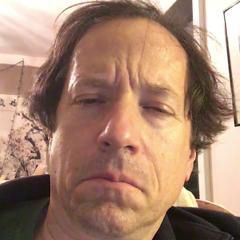
#> input picture frame 6 of Week_5_and_6/bill.avi, 240 x 240 px
$ jupyter execute final_assignment.ipynb   (shell and % lines are left out)
#> lines starting #> are read from the running program, lines starting #| are printed output that depends on the picture
[cell 1]
import numpy as np
from numpy.fft import fft2, ifft2, fftshift, ifftshift
from numpy import angle, real
from numpy import exp, abs, pi, sqrt
import matplotlib.pyplot as plt
import cv2
import scipy.ndimage as ndimage

def imshow(im, cmap='gray'):
    # clip image from 0-1
    im = np.clip(im, 0, 1)
    plt.imshow(im, cmap=cmap)

## Problem 1.a

[cell 2]
# 9x9 images
imSize = 9

# we would like to magnify the change between im1 and im2 by 4x
magnificationFactor = 4;

# horizontal movement from (0, 0) to (0, 1)
im1 = np.zeros([imSize, imSize])
im2 = np.zeros([imSize, imSize])
im1[0,0] = 1
im2[0,1] = 1

ff1 = fftshift(fft2(im1))
ff2 = fftshift(fft2(im2))

plt.figure()
plt.subplot(121)
imshow(im1)
plt.subplot(122)
imshow(im2)

plt.figure()
plt.subplot(121)
imshow(angle(ff1))
plt.subplot(122)
imshow(angle(ff2))
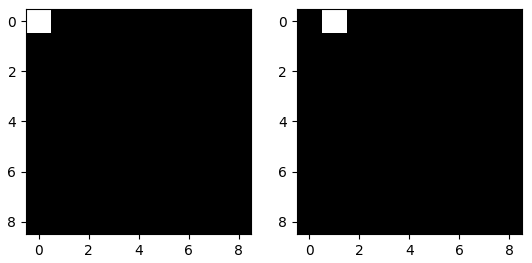
#> figure drawn by matplotlib, 2 panels
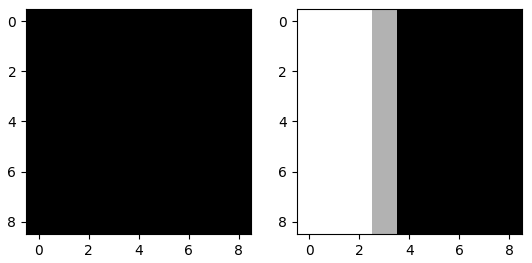
#> figure drawn by matplotlib, 2 panels

### Magnify Change

[cell 3]
def magnifyChange(im1, im2, magnificationFactor):

    # find phase shift in frequency domain
    im1Dft = fft2(im1)
    im2Dft = fft2(im2)
    phaseShift = angle(im2Dft) - angle(im1Dft)

    # magnify the phase change in frequency domain
    magnifiedDft = abs(im2Dft) * np.exp(1j * (angle(im1Dft) + magnificationFactor * phaseShift))

    # what does the magnified phase change cause in image space?
    magnified = ifft2(magnifiedDft).real;

    return magnified

[cell 4]
# Applying the magnifyChange function
magnified_image = magnifyChange(im1, im2, magnificationFactor)

# Plotting the result
plt.figure()
plt.imshow(magnified_image, cmap='gray')
plt.title('Magnified Image')
plt.show()
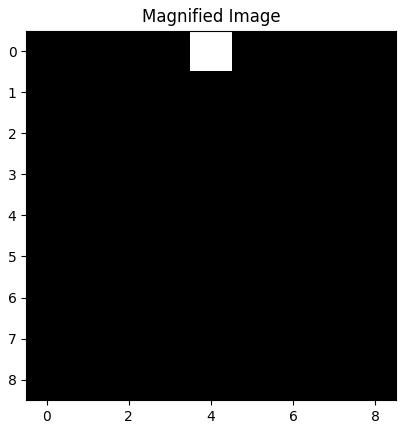
#> figure drawn by matplotlib, 1 panel

**HINT:** If you're not familiar with complex number in python, here's a quickstart.

[cell 5]
# create a complex number
x = 1 + 1j
print("x =", x)
print("x.real", x.real, "x.imag", x.imag)

# magnitude and phase of complex number
mag = abs(x)
phase = angle(x)

print("Magnitude", mag)
print("Phase", phase)

# Euler's formula
y = mag * exp(phase * 1j)
print("y =", y)

[cell 6]
# magnify position change
magnified = magnifyChange(im1, im2, magnificationFactor);

plt.figure(figsize=(12,36))
plt.subplot(131)
imshow(im1); plt.title('im1');

plt.subplot(132)
imshow(im2); plt.title('im2');

plt.subplot(133)
imshow(magnified); plt.title('magnified');
plt.savefig("problem_3a.png", bbox_inches="tight")
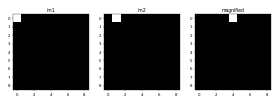
#> figure drawn by matplotlib, 3 panels

## Problem 1.b

[cell 7]
# 9x9 images
imSize = 9

# we would like to magnify the change between im1 and im2 by 4x
magnificationFactor = 4

# horizontal movement from (1, 1) to (1, 2)
# additional vertical movement from (9, 9) to (8, 9)
im1 = np.zeros([imSize, imSize])
im2 = np.zeros([imSize, imSize])
im1[0,0] = 1
im2[0,1] = 1
im1[8,8] = 1
im2[7,8] = 1


### TODO: ENTER YOUR CODE BELOW
### manually edit the expected matrix (currently set as zeros) by creating 1s to show the expected output
expected = np.zeros([imSize, imSize])
expected[0, 3] = 1  # Magnified horizontal movement (4x)
expected[4, 8] = 1  # Magnified vertical movement (4x)


# magnify position change
magnified = magnifyChange(im1, im2, magnificationFactor)


plt.figure(figsize=(12,36))
plt.subplot(141)
imshow(im1); plt.title('im1');

plt.subplot(142)
imshow(im2); plt.title('im2');

plt.subplot(143)
imshow(expected); plt.title('expected');

plt.subplot(144)
imshow(magnified); plt.title('magnified');
plt.savefig("problem_3b.png", bbox_inches="tight")
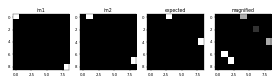
#> figure drawn by matplotlib, 4 panels

plt.show()

## Key Differences:

### Expected Output:
The expected matrix should show the locations of the impulse signals after they have been magnified by the specified factor. In this case, the impulse signal that moved horizontally should be at (0, 3) and the one that moved vertically should be at (4, 8).

### Magnified Output:
The actual magnified output may not perfectly match the expected matrix due to several factors, such as artifacts introduced by the magnification process and the Fourier transform's handling of phase shifts.

## Reason for Impulse Signal

**The unexpected impulse signal in the bottom left of the magnified output is due to the interaction of amplified phase shifts with the Fourier transform. When phase shifts are magnified, they affect the entire frequency spectrum, potentially introducing artifacts. Combining horizontal and vertical phase shifts can lead to complex interactions, resulting in unintended impulses. Additionally, edge effects and wrap-around artifacts, common with small images like 9x9, can cause unexpected signals in the output.**

## Problem 1.c

[cell 8]
# 9x9 images
imSize = 9

# we would like to magnify the change between im1 and im2 by 4x
magnificationFactor = 4

# width of our Gaussian window
sigma = 2

# horizontal movement from (1, 1) to (1, 2)
# additional vertical movement from (9, 9) to (8, 9)
im1 = np.zeros([imSize, imSize])
im2 = np.zeros([imSize, imSize])
im1[0,0] = 1
im2[0,1] = 1
im1[8,8] = 1
im2[7,8] = 1

# we will magnify windows of the image and aggregate the results
magnified = np.zeros([imSize, imSize])

# meshgrid for computing Gaussian window
X, Y = np.meshgrid(np.arange(imSize), np.arange(imSize))

for y in range(0, imSize, 2*sigma):
    for x in range(0, imSize, 2*sigma):
        gaussianMask = np.exp(-((X - x)**2 + (Y - y)**2) / (2 * sigma**2))
        windowMagnified = magnifyChange(im1 * gaussianMask, im2 * gaussianMask, magnificationFactor)
        magnified = magnified + windowMagnified

plt.figure(figsize=(12,36))
plt.subplot(131)
imshow(im1)
plt.title('im1')

plt.subplot(132)
imshow(im2)
plt.title('im2')

plt.subplot(133)
imshow(magnified)
plt.title('magnified')

plt.savefig("problem_3c.png", bbox_inches="tight")
plt.show()

## Problem 1.d

[cell 9]
import numpy as np
import cv2

cap = cv2.VideoCapture('bill.avi')

# list of video frames
frames = []

while(cap.isOpened()):
    # read frame from the video
    ret, frame = cap.read()
#> frame is the input picture: shape (240, 240, 3); mean B, G, R 111.7, 131, 165.7

    if ret is False:
        break

    frames.append(frame)

cap.release()

# scale frame to 0-1
frames = np.array(frames) / 255.
print("frames size:", frames.shape, "# (nb_frames, height, width, channel)")

# get height, width
numFrames = frames.shape[0]
height = frames.shape[1]
width = frames.shape[2]
